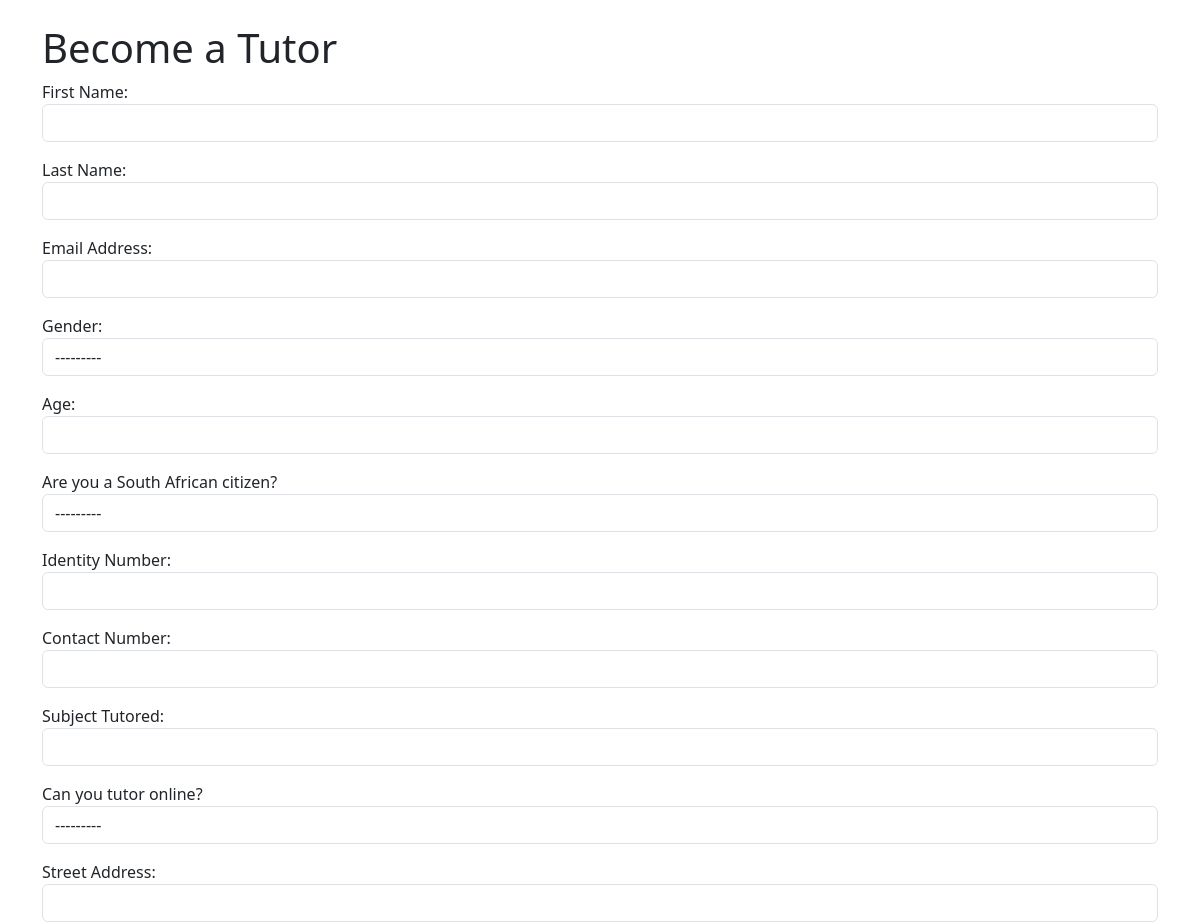
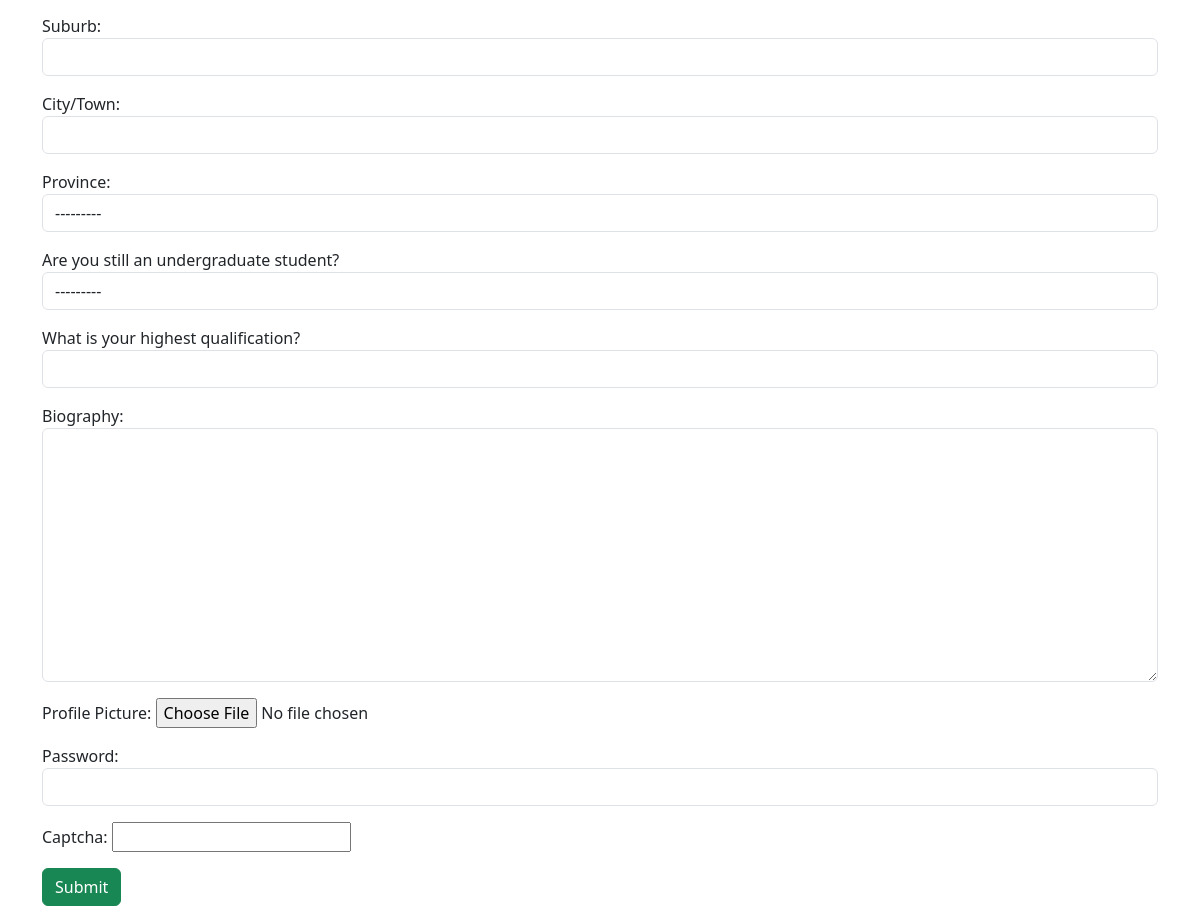
The app's page /tutorapplication/ with its own data (2 pictures, top to bottom).
### greatmindzapp/models.py (models this page shows)
class Gender(models.Model):
    gender = models.CharField(max_length=10)
    def __str__(self):
       return self.gender

class Province(models.Model):
    province = models.CharField(max_length=100)
    def __str__(self):
        return self.province

class UnderGrad(models.Model):
    undergrad_finished = models.CharField(max_length=20)
    def __str__(self):
       return self.undergrad_finished

### greatmindzapp/views.py (the view)
# urls.py: path('tutorapplication/', views.tutorapplication, name='tutorapplication'),
def tutorapplication(request):
    context = {}
    if request.method == 'POST':
        form = BecomeTutorForm(request.POST, request.FILES)
        if form.is_valid():
             form.save()
             return redirect('home')
        context['tutor_form'] = form
    else:
        form = BecomeTutorForm()
        context['tutor_form'] = form
    return render(request, "tutorapplication.html", context)

### greatmindzapp/models.py (called while the page is built)
    def __str__(self):
       return self.citizen

    def __str__(self):
        return self.online

### greatmindzapp/templates/tutorapplication.html (shortened to what this page needs)
<!DOCTYPE html>
<html lang="en">
    <head>
        <link href="https://cdn.jsdelivr.net/npm/bootstrap@5.3.2/dist/css/bootstrap.min.css" rel="stylesheet" >
        <link rel="stylesheet" href="https://cdnjs.cloudflare.com/ajax/libs/font-awesome/6.4.2/css/all.min.css"
 />
    </head>
    <body>
        <div class="container">
            <h1 class="mt-4">Become a Tutor</h1>
            <form action="" method = "POST" enctype="multipart/form-data">
                {{tutor_form.as_p}}
                <input type="submit" value="Submit" class="btn btn-success">
            </form>
        </div>
    </body>

### records on screen
Gender: gender "---------"
Province: province "---------"
UnderGrad: undergrad_finished "---------"
